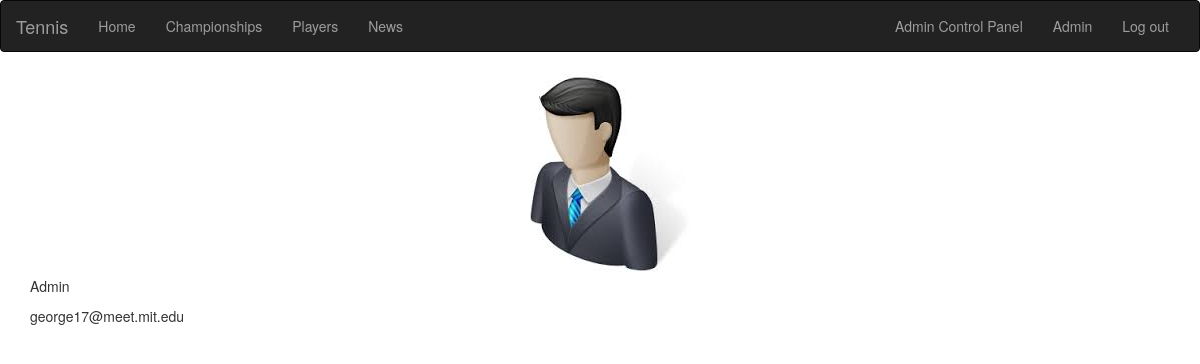
The app's page /profile (signed in) with its own data.
### database_setup.py (models this page shows, shortened)
class User(Base):
    __tablename__ = 'user'
    id = Column(Integer, primary_key=True)
    name = Column(String(255))
    country = Column(String(255))
    email = Column(String(255), unique=True)
    photo = Column(String(255), unique=True)
    password_hash = Column(String(255))
    gender=Column(String)
    dob=Column(Date)
    admin=Column(Boolean)

### web_app.py (the view)
@app.route('/profile')
def profile():
	user=dbsession.query(User).filter_by(id=login_session['id']).first()
	return render_template('Profile.html', user=user)

### templates/Profile.html (shortened to what this page needs)
{% extends "layout.html" %}
{% block body %}
<center><img src="{{ url_for('static', filename=user.photo) }}"></center>
<p>{{user.name}}</p>
<p>{{user.email}}</p>
{% endblock %}

### templates/layout.html (shortened to what this page needs)
<!doctype html>
  <link rel="stylesheet" href="https://maxcdn.bootstrapcdn.com/bootstrap/3.3.7/css/bootstrap.min.css">
<div>
<center>
<nav class="navbar navbar-inverse">
  <div class="container-fluid">
    <div class="navbar-header">
      <a class="navbar-brand" href="{{ url_for('main') }}">Tennis</a>
    </div>
    <div class="collapse navbar-collapse" id="myNavbar">
      <ul class="nav navbar-nav">
        <li><a href="{{ url_for('main') }}">Home</a></li>
        <li><a href="{{ url_for('championships') }}">Championships</a></li>
        <li><a href="{{ url_for('players') }}">Players</a></li>
        <li><a href="{{ url_for('news') }}">News</a></li>
      </ul>
      <ul class="nav navbar-nav navbar-right">
      {% if 'id' not in session %}
        <li><a href="{{ url_for('signup') }}"><span class="glyphicon glyphicon-user"></span> Sign Up</a></li>
        <li><a href="{{ url_for('login') }}"><span class="glyphicon glyphicon-log-in"></span> Login</a></li>
      {% else %}
        {% if session['admin'] == True %}
        <li><a href="{{url_for('admincp') }}">Admin Control Panel</a></li>
        {% endif %}
        <li><a href="{{ url_for('profile') }}">{{session['name']}}</a></li>
        <li><a href="{{ url_for('logout') }}">Log out</a></li>
      {% endif %}
      </ul>
    </div>
  </div>
</nav>
  </center>
  <div class="container">
  {% block body %}{% endblock %}
  </div>
</div>

### records on screen
User: name "Admin", photo (picture), email "george17@meet.mit.edu"
